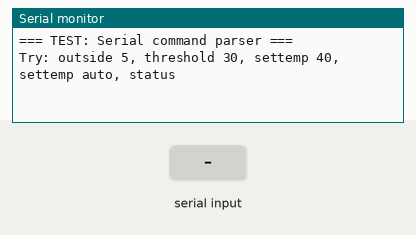
This sketch was run on a simulated Arduino Uno, built with avr-gcc and run on an emulated ATmega328P. Shown: the last lines printed to the serial monitor. The test bench sets the inputs (shaded band).

Above: at 1.5 s.
1.6 s: "outside \n" received over Serial
At 2.1 s:
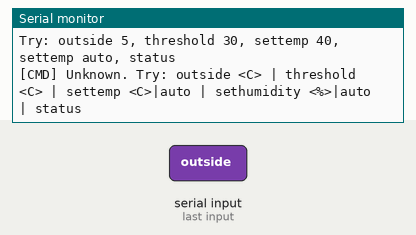
3.1 s: "status\n" received over Serial
At 4.3 s:
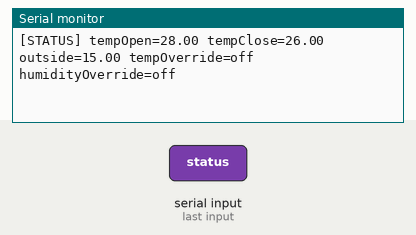
4.6 s: "outside 90\n" received over Serial
At 5.6 s:
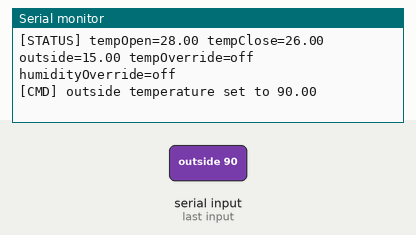
6.1 s: "threshold 90\n" received over Serial
At 6.8 s:
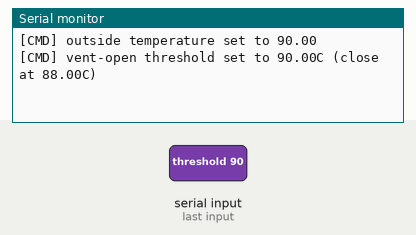
7.6 s: "settemp 90\n" received over Serial
At 8.8 s:
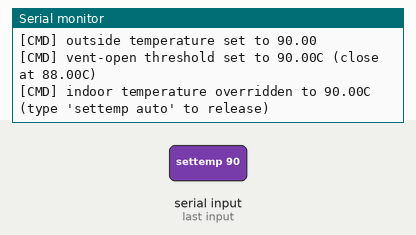
9.1 s: "sethumidity 90\n" received over Serial
At 10.2 s:
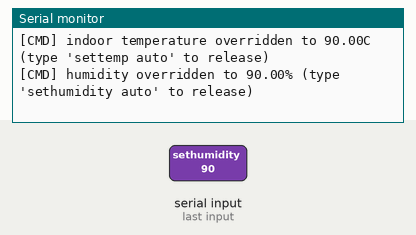

The sketch:

Serial_Command_Parser.ino
```cpp
#include <Arduino.h>

float tempOpenC    = 28.0f;
float tempCloseC   = 26.0f;
float outsideTempC = 15.0f;

bool  tempOverrideActive = false;
float tempOverrideValueC = 25.0f;
bool  humidityOverrideActive = false;
float humidityOverrideValuePct = 50.0f;

void handleSerialCommands() {
  static String line;
  while (Serial.available() > 0) {
    char c = (char)Serial.read();
    if (c == '\n' || c == '\r') {
      if (line.length() > 0) {
        line.trim();
        if (line.startsWith("outside ")) {
          outsideTempC = line.substring(8).toFloat();
          Serial.print(F("[CMD] outside temperature set to "));
          Serial.println(outsideTempC);
        } else if (line.startsWith("threshold ")) {
          tempOpenC  = line.substring(10).toFloat();
          tempCloseC = tempOpenC - 2.0f;
          Serial.print(F("[CMD] vent-open threshold set to "));
          Serial.print(tempOpenC);
          Serial.print(F("C (close at "));
          Serial.print(tempCloseC);
          Serial.println(F("C)"));
        } else if (line.startsWith("settemp ")) {
          String arg = line.substring(8); arg.trim();
          if (arg == "auto") {
            tempOverrideActive = false;
            Serial.println(F("[CMD] indoor temperature back to live sensor"));
          } else {
            tempOverrideValueC = arg.toFloat();
            tempOverrideActive = true;
            Serial.print(F("[CMD] indoor temperature overridden to "));
            Serial.print(tempOverrideValueC);
            Serial.println(F("C (type 'settemp auto' to release)"));
          }
        } else if (line.startsWith("sethumidity ")) {
          String arg = line.substring(12); arg.trim();
          if (arg == "auto") {
            humidityOverrideActive = false;
            Serial.println(F("[CMD] humidity back to live sensor"));
          } else {
            humidityOverrideValuePct = arg.toFloat();
            humidityOverrideActive = true;
            Serial.print(F("[CMD] humidity overridden to "));
            Serial.print(humidityOverrideValuePct);
            Serial.println(F("% (type 'sethumidity auto' to release)"));
          }
        } else if (line == "status") {
          Serial.print(F("[STATUS] tempOpen="));
          Serial.print(tempOpenC);
          Serial.print(F(" tempClose="));
          Serial.print(tempCloseC);
          Serial.print(F(" outside="));
          Serial.print(outsideTempC);
          Serial.print(F(" tempOverride="));
          Serial.print(tempOverrideActive ? "ON" : "off");
          Serial.print(F(" humidityOverride="));
          Serial.println(humidityOverrideActive ? "ON" : "off");
        } else {
          Serial.println(F("[CMD] Unknown. Try: outside <C> | threshold <C> | settemp <C>|auto | sethumidity <%>|auto | status"));
        }
      }
      line = "";
    } else {
      line += c;
    }
  }
}

void setup() {
  Serial.begin(115200);
  delay(300);
  Serial.println(F("=== TEST: Serial command parser ==="));
  Serial.println(F("Try: outside 5, threshold 30, settemp 40, settemp auto, status"));
}

void loop() {
  handleSerialCommands();
}
```

Measured:
- after the input at 1.6 s, the serial monitor: prints a new line at once (image 1)
- after the input at 3.1 s, the serial monitor: prints a new line at once (image 2)
- after the input at 4.6 s, the serial monitor: prints a new line at once (image 3)
- after the input at 6.1 s, the serial monitor: prints a new line at once (image 4)
- after the input at 7.6 s, the serial monitor: prints a new line at once (image 5)
- after the input at 9.1 s, the serial monitor: prints a new line at once (image 6)
